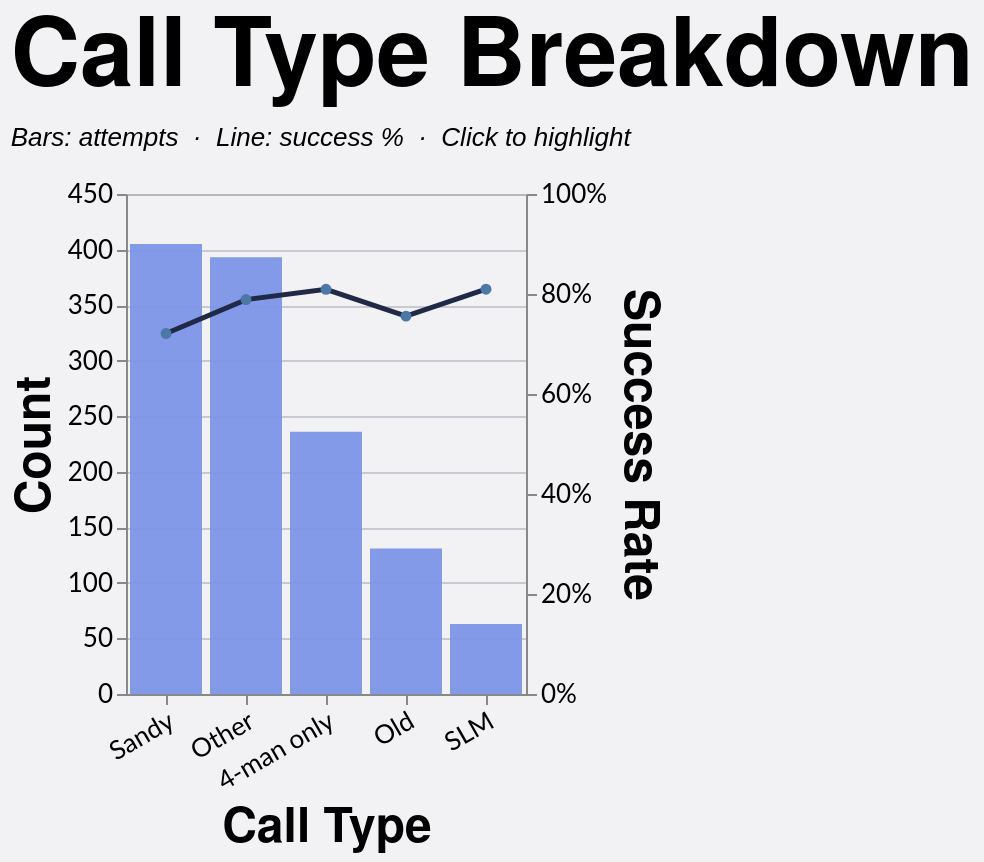

Here is the Vega-Lite specification saved for this chart:
### Vega-Lite specification from a JSON file in a GitHub repository (floating-point values rounded to 4 significant figures; data arrays with more than 128 entries replaced by an {"elided": "..."} marker saying what was removed)
{"config": {"axis": {"labelFont": "Lato, sans-serif", "titleFont": "PT Sans Narrow, Helvetica Neue, Helvetica, Arial, sans-serif", "labelFontSize": 13, "titleFontSize": 24, "gridColor": "#202947", "gridOpacity": 0.2}, "header": {"labelFont": "PT Sans Narrow, Helvetica Neue, Helvetica, Arial, sans-serif", "titleFont": "PT Sans Narrow, Helvetica Neue, Helvetica, Arial, sans-serif", "labelFontSize": 24, "titleFontSize": 28, "labelFontWeight": "bold", "orient": "left"}, "legend": {"labelFont": "Lato, sans-serif", "titleFont": "PT Sans Narrow, Helvetica Neue, Helvetica, Arial, sans-serif", "labelFontSize": 14, "titleFontSize": 16, "titlePadding": 5, "fillColor": "white", "strokeColor": "black", "padding": 10, "titleFontWeight": "lighter", "titleFontStyle": "italic", "titleColor": "gray", "offset": 10}, "title": {"font": "PT Sans Narrow, Helvetica Neue, Helvetica, Arial, sans-serif", "fontSize": 48, "fontWeight": "bold", "anchor": "start", "align": "center", "titlePadding": 20, "subtitlePadding": 10, "subtitleFontSize": 13, "subtitleColor": "", "subtitleFontStyle": "italic", "offset": 15, "color": "black"}, "axisX": {"labelAngle": 0}, "facet": {"title": null, "header": null, "align": {"row": "each", "column": "each"}}, "resolve": {"scale": {"y": "independent", "facet": "independent"}}, "background": "#f2f1f4"}, "layer": [{"mark": {"type": "bar", "color": "#7d96e8", "opacity": 0.55}, "encoding": {"opacity": {"condition": {"param": "loCallTypeBreakdownHighlight", "value": 0.95}, "value": 0.25}, "tooltip": [{"field": "call_type", "title": "Call Type", "type": "nominal"}, {"field": "won", "format": ",.0f", "title": "Won", "type": "quantitative"}, {"field": "attempts", "format": ",.0f", "title": "Attempts", "type": "quantitative"}, {"field": "success_rate", "format": ".1%", "title": "Success Rate", "type": "quantitative"}], "x": {"axis": {"labelAngle": -30}, "field": "call_type", "sort": "-y", "title": "Call Type", "type": "nominal"}, "y": {"axis": {"format": ",.0f", "orient": "left"}, "field": "attempts", "title": "Count", "type": "quantitative"}}, "name": "view_5", "transform": [{"filter": "(loSquad == 'All' || datum.squad == loSquad) && (loGameType == 'All' || (loGameType == 'League + Cup' && (datum.game_type == 'League' || datum.game_type == 'Cup')) || (loGameType == 'League only' && datum.game_type == 'League') || datum.game_type == loGameType) && (loOpposition == 'All' || datum.opposition == loOpposition) && (loThrower == 'All' || datum.thrower == loThrower) && (loJumper == 'All' || datum.jumper == loJumper) && (loArea == 'All' || datum.area == loArea) && (loNumbers == 'All' || datum.numbers == loNumbers) && (loCall == 'All' || datum.call == loCall) && (loCallType == 'All' || datum.call_type == loCallType)"}, {"filter": "(loSeason == 'All' || datum.season == loSeason)"}, {"aggregate": [{"op": "count", "as": "attempts"}, {"op": "sum", "field": "won", "as": "won"}], "groupby": ["call_type"]}, {"calculate": "datum.won / datum.attempts", "as": "success_rate"}]}, {"mark": {"type": "line", "color": "#202946", "point": true, "strokeWidth": 2.5}, "encoding": {"opacity": {"condition": {"param": "loCallTypeBreakdownHighlight", "value": 1}, "value": 0.25}, "tooltip": [{"field": "call_type", "title": "Call Type", "type": "nominal"}, {"field": "won", "format": ",.0f", "title": "Won", "type": "quantitative"}, {"field": "attempts", "format": ",.0f", "title": "Attempts", "type": "quantitative"}, {"field": "success_rate", "format": ".1%", "title": "Success Rate", "type": "quantitative"}], "x": {"axis": {"labelAngle": -30}, "field": "call_type", "sort": "-y", "title": "Call Type", "type": "nominal"}, "y": {"axis": {"format": "%", "orient": "right"}, "field": "success_rate", "scale": {"domain": [0, 1]}, "title": "Success Rate", "type": "quantitative"}}, "transform": [{"filter": "(loSquad == 'All' || datum.squad == loSquad) && (loGameType == 'All' || (loGameType == 'League + Cup' && (datum.game_type == 'League' || datum.game_type == 'Cup')) || (loGameType == 'League only' && datum.game_type == 'League') || datum.game_type == loGameType) && (loOpposition == 'All' || datum.opposition == loOpposition) && (loThrower == 'All' || datum.thrower == loThrower) && (loJumper == 'All' || datum.jumper == loJumper) && (loArea == 'All' || datum.area == loArea) && (loNumbers == 'All' || datum.numbers == loNumbers) && (loCall == 'All' || datum.call == loCall) && (loCallType == 'All' || datum.call_type == loCallType)"}, {"filter": "(loSeason == 'All' || datum.season == loSeason)"}, {"aggregate": [{"op": "count", "as": "attempts"}, {"op": "sum", "field": "won", "as": "won"}], "groupby": ["call_type"]}, {"calculate": "datum.won / datum.attempts", "as": "success_rate"}]}], "data": {"name": "data-9f78a8a80e26132ebc7aef6a8d9c7f48"}, "height": 250, "params": [{"name": "loSquad", "value": "All"}, {"name": "loSeason", "value": "All"}, {"name": "loGameType", "value": "All"}, {"name": "loOpposition", "value": "All"}, {"name": "loThrower", "value": "All"}, {"name": "loJumper", "value": "All"}, {"name": "loArea", "value": "All"}, {"name": "loNumbers", "value": "All"}, {"name": "loCall", "value": "All"}, {"name": "loCallType", "value": "All"}, {"name": "loCallTypeBreakdownHighlight", "select": {"type": "point", "clear": "dblclick", "fields": ["call_type"], "on": "click"}, "views": ["view_5"]}], "resolve": {"scale": {"y": "independent"}}, "title": {"text": "Call Type Breakdown", "subtitle": "Bars: attempts  ·  Line: success %  ·  Click to highlight"}, "width": {"step": 40}, "$schema": "https://vega.github.io/schema/vega-lite/v5.20.1.json", "datasets": {"data-9f78a8a80e26132ebc7aef6a8d9c7f48": {"elided": "1228 records"}}}
